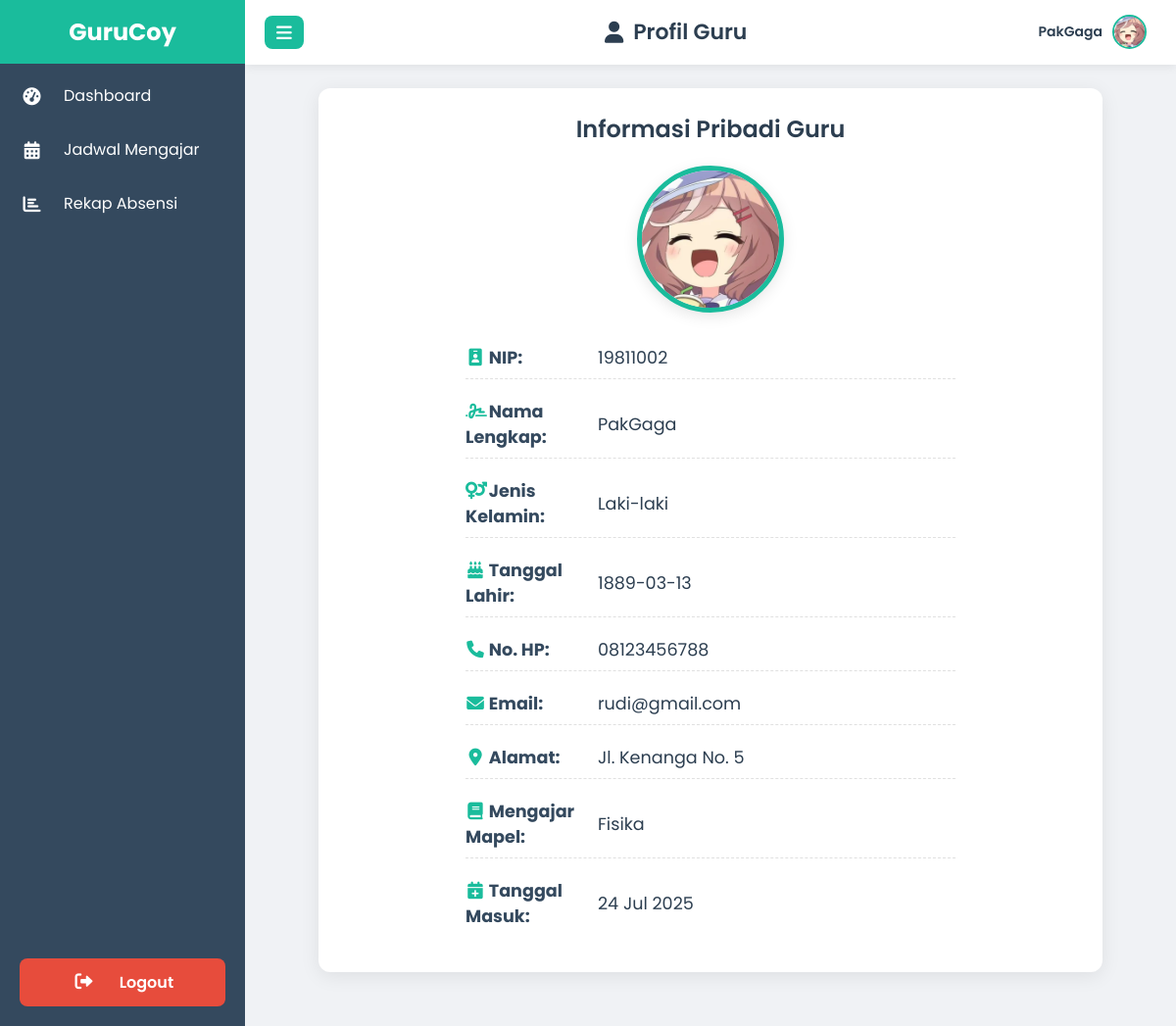
The page /guru/profil_guru.php (signed in) on the database its author committed.
### tables this page shows
CREATE TABLE `guru` (
  `id` int(11) NOT NULL,
  `nip` varchar(30) DEFAULT NULL,
  `name` varchar(100) DEFAULT NULL,
  `gender` enum('laki-laki','Perempuan') DEFAULT NULL,
  `email` varchar(100) DEFAULT NULL,
  `pass` varchar(255) DEFAULT NULL,
  `dob` date DEFAULT NULL,
  `no_hp` varchar(20) DEFAULT NULL,
  `photo` varchar(100) NOT NULL,
  `alamat` text DEFAULT NULL,
  `mapel` varchar(100) DEFAULT NULL,
  `admission_date` timestamp NOT NULL DEFAULT current_timestamp()
);

### guru/profil_guru.php (the view, shortened to what this page needs)
<?php
$guru_id = $_SESSION['guru_id'];
$guru_name = $_SESSION['guru_name'] ?? 'Guru';
require '../koneksi.php';
$stmt_guru_profil = $pdo->prepare("
    SELECT
        nip,
        name,
        gender,
        email,
        pass,
        dob,
        no_hp,
        photo,
        alamat,
        mapel,
        admission_date
    FROM guru
    WHERE id = ?
");
$stmt_guru_profil->execute([$guru_id]);
$guru_data = $stmt_guru_profil->fetch(PDO::FETCH_ASSOC);
?>
<!DOCTYPE html>
<html lang="id">
<head>
    <link href="https://cdnjs.cloudflare.com/ajax/libs/font-awesome/6.0.0-beta3/css/all.min.css" rel="stylesheet">
</head>
<body>
    <div class="sidebar" id="sidebar">
        <div class="logo"><span>GuruCoy</span></div>
        <nav>
            <a href="dashboard_guru.php">
                <i class="fas fa-tachometer-alt"></i>
                <span>Dashboard</span>
            </a>
            <a href="jadwal_guru.php">
                <i class="fas fa-calendar-alt"></i>
                <span>Jadwal Mengajar</span>
            </a>
            <a href="rekap_absensi_guru.php">
                <i class="fas fa-chart-bar"></i>
                <span>Rekap Absensi</span>
            </a>
            <div class="logout-button-container">
                <a href="../logout.php">
                    <i class="fas fa-sign-out-alt"></i>
                    <span>Logout</span>
                </a>
            </div>
        </nav>
    </div>
    <div class="header" id="header">
        <button class="toggle-btn" onclick="toggleSidebar()">
            <i class="fas fa-bars"></i>
        </button>
        <h1><i class="fas fa-user"></i> Profil Guru</h1>
        <div class="user-info" id="userInfoDropdown">
            <span id="guruName"><?php echo htmlspecialchars($guru_name); ?></span>
            <?php
            $photo_src = !empty($guru_data['photo']) ? '../uploads/guru/' . htmlspecialchars($guru_data['photo']) : 'https://placehold.co/40x40/cccccc/000000?text=GR';
            ?>
            <img src="<?php echo $photo_src; ?>" alt="User Avatar">
        </div>
    </div>
    <div class="content" id="mainContent">
        <div class="card">
            <h2>Informasi Pribadi Guru</h2>
            <div class="profile-photo-container">
                <img src="<?php echo $photo_src; ?>" alt="Foto Profil Guru" class="profile-photo">
            </div>
            <div class="profile-info">
                <p><strong><i class="fas fa-id-badge"></i> NIP:</strong> <?php echo htmlspecialchars($guru_data['nip'] ?? '-'); ?></p>
                <p><strong><i class="fas fa-signature"></i> Nama Lengkap:</strong> <?php echo htmlspecialchars($guru_data['name'] ?? '-'); ?></p>
                <p><strong><i class="fas fa-venus-mars"></i> Jenis Kelamin:</strong> <?php echo htmlspecialchars(ucfirst($guru_data['gender'] ?? '-')); ?></p>
                <p><strong><i class="fas fa-birthday-cake"></i> Tanggal Lahir:</strong> <?php echo htmlspecialchars($guru_data['dob'] ?? '-'); ?></p>
                <p><strong><i class="fas fa-phone"></i> No. HP:</strong> <?php echo htmlspecialchars($guru_data['no_hp'] ?? '-'); ?></p>
                <p><strong><i class="fas fa-envelope"></i> Email:</strong> <?php echo htmlspecialchars($guru_data['email'] ?? '-'); ?></p>
                <p><strong><i class="fas fa-map-marker-alt"></i> Alamat:</strong> <?php echo htmlspecialchars($guru_data['alamat'] ?? '-'); ?></p>
                <p><strong><i class="fas fa-book"></i> Mengajar Mapel:</strong> <?php echo htmlspecialchars($guru_data['mapel'] ?? '-'); ?></p>
                <p><strong><i class="fas fa-calendar-plus"></i> Tanggal Masuk:</strong> <?php echo htmlspecialchars(date('d M Y', strtotime($guru_data['admission_date'] ?? ''))); ?></p>
            </div>
        </div>
    </div>
</body>
</html>

### guru/profil_guru.php (style rules this page uses)
:root { --primary-color: #1abc9c; --secondary-color: #34495e; --background-color: #f0f2f5; --card-background: #ffffff; --text-color: #2c3e50; --light-text-color: #7f8c8d; --border-color: #e0e0e0; --shadow-color: rgba(0, 0, 0, 0.08); --sidebar-width: 250px; --sidebar-collapsed-width: 70px; }
* { box-sizing: border-box; margin: 0; padding: 0; }
body { font-family: 'Poppins', sans-serif; background-color: var(--background-color); display: flex; min-height: 100vh; color: var(--text-color); overflow-x: hidden; }
.sidebar { width: var(--sidebar-width); background-color: var(--secondary-color); position: fixed; top: 0; left: 0; height: 100%; transition: width 0.3s ease; z-index: 1000; padding-top: 70px; overflow: hidden; }
.sidebar .logo { color: #fff; font-size: 24px; font-weight: 700; text-align: center; padding: 15px 0; position: absolute; top: 0; left: 0; width: 100%; background: var(--primary-color); }
.logo span { transition: font-size 0.3s ease; }
.sidebar nav a { display: flex; align-items: center; padding: 15px 20px; color: #fff; text-decoration: none; transition: background-color 0.2s ease, padding-left 0.2s ease; }
.sidebar nav a i { width: 25px; text-align: center; margin-right: 20px; font-size: 18px; }
.header { height: 65.5px; background-color: var(--card-background); box-shadow: 0 2px 10px var(--shadow-color); display: flex; align-items: center; padding: 0 20px; position: fixed; top: 0; left: var(--sidebar-width); width: calc(100% - var(--sidebar-width)); z-index: 999; transition: left 0.3s ease, width 0.3s ease; justify-content: space-between; }
.header h1 { font-size: 22px; font-weight: 600; margin: 0; display: flex; align-items: center; }
.header h1 i { margin-right: 10px; }
.user-info { position: relative; display: flex; align-items: center; gap: 10px; font-size: 14px; color: var(--text-color); cursor: pointer; padding: 5px 10px; border-radius: 8px; transition: background-color 0.2s ease; }
.user-info img { width: 35px; height: 35px; border-radius: 50%; object-fit: cover; border: 2px solid var(--primary-color); }
.user-info span { font-weight: 600; }
.content { flex-grow: 1; padding: 90px 30px 30px 30px; margin-left: var(--sidebar-width); transition: margin-left 0.3s ease; max-width: 100%; }
.toggle-btn { background-color: var(--primary-color); color: white; border: none; padding: 8px 12px; border-radius: 8px; cursor: pointer; font-size: 18px; display: flex; align-items: center; margin-right: 20px; transition: background-color 0.3s; }
.card { background: var(--card-background); border-radius: 12px; padding: 24px; box-shadow: 0 4px 20px var(--shadow-color); margin-bottom: 25px; max-width: 800px; margin-left: auto; margin-right: auto; display: flex; flex-direction: column; align-items: center; text-align: center; }
.card h2 { margin-bottom: 20px; font-size: 24px; font-weight: 600; color: var(--text-color); }
.profile-photo-container { width: 150px; height: 150px; border-radius: 50%; overflow: hidden; border: 5px solid var(--primary-color); box-shadow: 0 4px 15px rgba(0,0,0,0.1); margin-bottom: 25px; background-color: #eee; display: flex; justify-content: center; align-items: center; }
.profile-photo { width: 100%; height: 100%; object-fit: cover; }
.profile-info { width: 100%; max-width: 500px; text-align: left; }
.profile-info p { margin-bottom: 12px; font-size: 1.1em; display: flex; align-items: center; gap: 15px; padding: 8px 0; border-bottom: 1px dashed var(--border-color); }
.profile-info p:last-child { border-bottom: none; }
.profile-info strong { color: var(--secondary-color); flex-basis: 120px; display: inline-block; }
.profile-info i { color: var(--primary-color); width: 20px; text-align: center; }
.sidebar .logout-button-container { position: absolute; bottom: 20px; left: 0; width: 100%; padding: 0 20px; }
.sidebar .logout-button-container a { background-color: #e74c3c; color: white; font-weight: 600; text-align: center; border-radius: 8px; display: block; padding: 12px 20px; text-decoration: none; transition: background-color 0.3s; }

### rows shown on the page
guru: photo (picture), nip "19811002", name "PakGaga", gender "Laki-laki", dob "1889-03-13", no_hp "08123456788", email "rudi@gmail.com", alamat "Jl. Kenanga No. 5", mapel "Fisika", admission_date "24 Jul 2025"
